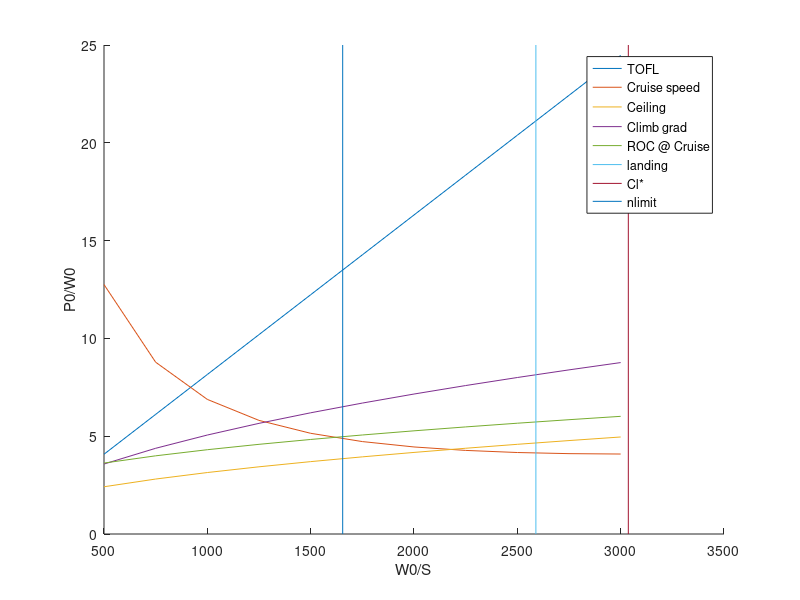

The MATLAB script that drew this image:
%Constraint Analysis
clc;clear all;close all


Wing_Loading = 500:250:3000;

%Landing Approach Speed
Clmax = 2.7;
Vapp = 100*0.514444; %Max Approach Speed
rhoSL = 1.225; 
Wing_Loading_App = Clmax*(rhoSL/2)*(Vapp/1.3)^2;

%Take off field length
ClmaxTO = 2.7;
TOFL = 1000; %Take off field length (runway length)
a = Wing_Loading.^2 * (0.225/ClmaxTO^2);
b = (11.8/ClmaxTO)*Wing_Loading;
c = -TOFL;

Power_Loading1 =1./( (-b+sqrt(b.^2 - 4.*a.*c))./(2.*a) );

%Cruise speed Constraint
V = 0.25*328.387;
rho = 0.904637;
q = 0.5*rho*V^2;
Clcruise = (1/q).*Wing_Loading;
prop_eff = 0.77;
Cd0 = 0.0191;
A = 20;
e = 0.827;
K = 1/(3.1415*e*A);
%Ps = 0;
%n = 1;

Power_Loading2 = (V/prop_eff).*((Cd0./Clcruise)+(K.*Clcruise));

%Service ceiling
Vv_max = (100*0.3048)/60; %Rate of Climb at ceiling (min)
rhomax = 0.849137;
L_D = 1/ sqrt(4*Cd0*K);

Power_Loading3 = (Vv_max/prop_eff) + (2/(prop_eff*rhomax)) * sqrt(K/(3*Cd0)) .* (Wing_Loading.^0.5) * (1.155/L_D);

%Climb Gradient
sec_seg = 0.015; %Minimum 2nd-segment climb gradient w/ 1 engine
c = sqrt(1.2^2*2/(rhoSL*ClmaxTO));
Cl = ClmaxTO/(1.2^2);
Cd0G = 0.028;
Cd = Cd0G+(Cl^2/(3.1415*A*e));
Power_Loading4 = (2* (sec_seg + (1.2^2)*Cd / ClmaxTO) / (prop_eff/c)).*Wing_Loading.^0.5;


%ROC @ Cruise
Vv = 1.524;
Power_Loading5 = (Vv/prop_eff) + (2/(prop_eff*rho)) * sqrt(K/(3*Cd0)) .* (Wing_Loading.^0.5) * (1.155/L_D);

%CL*
Clstar = sqrt(Cd0/K);
Wing_Loading_Star = q*Clstar;

%n-limit
n=3.5;
Clmaxclean = 1.9;
Wing_Loading_n = (q/n)*Clmaxclean;

hold on;
plot(Wing_Loading,Power_Loading1,Wing_Loading,Power_Loading2,Wing_Loading,Power_Loading3,Wing_Loading,Power_Loading4,Wing_Loading,Power_Loading5);

SP = Wing_Loading_App;
y1 = get(gca,'ylim');
hold on
plot([SP SP],y1,[Wing_Loading_Star Wing_Loading_Star],y1,[Wing_Loading_n Wing_Loading_n],y1)
legend('TOFL','Cruise speed','Ceiling','Climb grad','ROC @ Cruise','landing','Cl*','nlimit');
xlabel('W0/S')
ylabel('P0/W0')